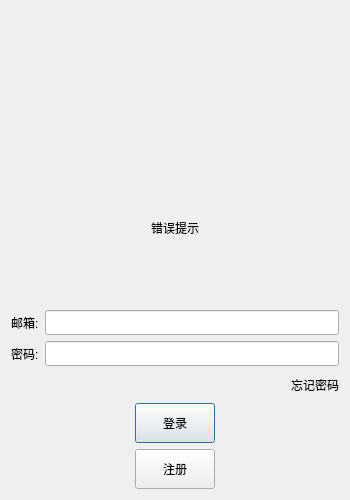
<?xml version="1.0" encoding="UTF-8"?>
<ui version="4.0">
 <class>LoginDialog</class>
 <widget class="QDialog" name="LoginDialog">
  <property name="geometry">
   <rect>
    <x>0</x>
    <y>0</y>
    <width>350</width>
    <height>500</height>
   </rect>
  </property>
  <property name="minimumSize">
   <size>
    <width>350</width>
    <height>500</height>
   </size>
  </property>
  <property name="maximumSize">
   <size>
    <width>350</width>
    <height>500</height>
   </size>
  </property>
  <property name="windowTitle">
   <string>Dialog</string>
  </property>
  <layout class="QVBoxLayout" name="verticalLayout_2">
   <item>
    <layout class="QVBoxLayout" name="verticalLayout">
     <item>
      <widget class="QWidget" name="widget" native="true">
       <layout class="QGridLayout" name="gridLayout">
        <item row="0" column="0">
         <widget class="QLabel" name="head_label">
          <property name="text">
           <string/>
          </property>
          <property name="pixmap">
           <pixmap resource="rc.qrc">:/res/zwb.png</pixmap>
          </property>
          <property name="scaledContents">
           <bool>false</bool>
          </property>
          <property name="alignment">
           <set>Qt::AlignmentFlag::AlignCenter</set>
          </property>
         </widget>
        </item>
        <item row="1" column="0">
         <widget class="QLabel" name="err_tip">
          <property name="text">
           <string>错误提示</string>
          </property>
          <property name="alignment">
           <set>Qt::AlignmentFlag::AlignCenter</set>
          </property>
         </widget>
        </item>
       </layout>
      </widget>
     </item>
     <item>
      <layout class="QHBoxLayout" name="horizontalLayout">
       <item>
        <widget class="QLabel" name="user_label">
         <property name="maximumSize">
          <size>
           <width>16777215</width>
           <height>25</height>
          </size>
         </property>
         <property name="text">
          <string>邮箱:</string>
         </property>
        </widget>
       </item>
       <item>
        <widget class="QLineEdit" name="user_edit">
         <property name="maximumSize">
          <size>
           <width>16777215</width>
           <height>25</height>
          </size>
         </property>
        </widget>
       </item>
      </layout>
     </item>
     <item>
      <layout class="QHBoxLayout" name="horizontalLayout_2">
       <item>
        <widget class="QLabel" name="password_label">
         <property name="maximumSize">
          <size>
           <width>16777215</width>
           <height>25</height>
          </size>
         </property>
         <property name="text">
          <string>密码:</string>
         </property>
        </widget>
       </item>
       <item>
        <widget class="QLineEdit" name="password_edit">
         <property name="maximumSize">
          <size>
           <width>16777215</width>
           <height>25</height>
          </size>
         </property>
        </widget>
       </item>
      </layout>
     </item>
     <item>
      <layout class="QHBoxLayout" name="horizontalLayout_3">
       <item>
        <spacer name="horizontalSpacer">
         <property name="orientation">
          <enum>Qt::Orientation::Horizontal</enum>
         </property>
         <property name="sizeHint" stdset="0">
          <size>
           <width>40</width>
           <height>20</height>
          </size>
         </property>
        </spacer>
       </item>
       <item>
        <widget class="ClickLabel" name="forget_password">
         <property name="maximumSize">
          <size>
           <width>16777215</width>
           <height>25</height>
          </size>
         </property>
         <property name="text">
          <string>忘记密码</string>
         </property>
         <property name="alignment">
          <set>Qt::AlignmentFlag::AlignRight|Qt::AlignmentFlag::AlignTrailing|Qt::AlignmentFlag::AlignVCenter</set>
         </property>
        </widget>
       </item>
      </layout>
     </item>
     <item>
      <layout class="QHBoxLayout" name="horizontalLayout_4">
       <item>
        <spacer name="horizontalSpacer_2">
         <property name="orientation">
          <enum>Qt::Orientation::Horizontal</enum>
         </property>
         <property name="sizeHint" stdset="0">
          <size>
           <width>40</width>
           <height>20</height>
          </size>
         </property>
        </spacer>
       </item>
       <item>
        <widget class="QPushButton" name="login">
         <property name="minimumSize">
          <size>
           <width>0</width>
           <height>0</height>
          </size>
         </property>
         <property name="maximumSize">
          <size>
           <width>10000</width>
           <height>40</height>
          </size>
         </property>
         <property name="text">
          <string>登录</string>
         </property>
        </widget>
       </item>
       <item>
        <spacer name="horizontalSpacer_3">
         <property name="orientation">
          <enum>Qt::Orientation::Horizontal</enum>
         </property>
         <property name="sizeHint" stdset="0">
          <size>
           <width>40</width>
           <height>20</height>
          </size>
         </property>
        </spacer>
       </item>
      </layout>
     </item>
     <item>
      <layout class="QHBoxLayout" name="horizontalLayout_5">
       <item>
        <spacer name="horizontalSpacer_4">
         <property name="orientation">
          <enum>Qt::Orientation::Horizontal</enum>
         </property>
         <property name="sizeHint" stdset="0">
          <size>
           <width>40</width>
           <height>20</height>
          </size>
         </property>
        </spacer>
       </item>
       <item>
        <widget class="QPushButton" name="register_2">
         <property name="maximumSize">
          <size>
           <width>1000</width>
           <height>40</height>
          </size>
         </property>
         <property name="text">
          <string>注册</string>
         </property>
        </widget>
       </item>
       <item>
        <spacer name="horizontalSpacer_5">
         <property name="orientation">
          <enum>Qt::Orientation::Horizontal</enum>
         </property>
         <property name="sizeHint" stdset="0">
          <size>
           <width>40</width>
           <height>20</height>
          </size>
         </property>
        </spacer>
       </item>
      </layout>
     </item>
    </layout>
   </item>
  </layout>
 </widget>
 <customwidgets>
  <customwidget>
   <class>ClickLabel</class>
   <extends>QLabel</extends>
   <header>clicklabel.h</header>
  </customwidget>
 </customwidgets>
 <resources>
  <include location="rc.qrc"/>
 </resources>
 <connections/>
</ui>
